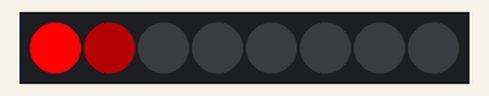
A sketch run on a simulated Arduino Uno, built with avr-gcc and run on an emulated ATmega328P. On the bench: 8 RGB LEDs in strip order, left to right.

Above: at 0.05 s.
At 0.45 s:
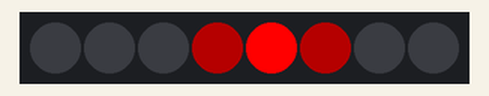
At 0.85 s:
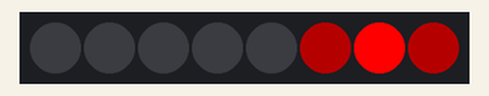
At 1.25 s:
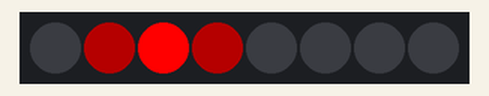
At 1.76 s:
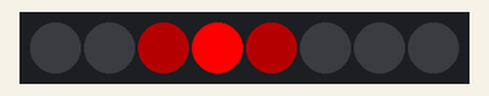
Timing chart, 0 to 40.0 s (numbered marks = the images above):
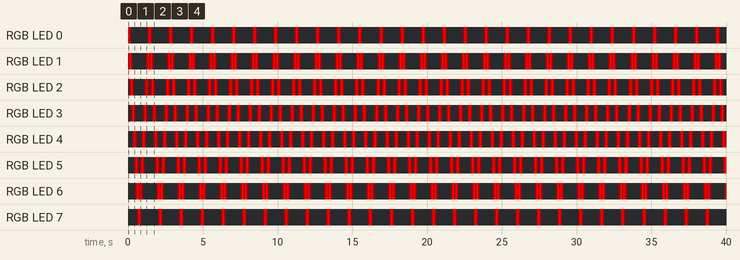

The sketch:

KNIGHT_RIDER_SCANNER.ino
```cpp
#include <Adafruit_NeoPixel.h>

#define LED_PIN   A5
#define LED_COUNT 8
//drawKnightRider(i, 255, 255, 0);

Adafruit_NeoPixel strip(LED_COUNT, LED_PIN, NEO_GRB + NEO_KHZ800);

void setup() {
  strip.begin();
  strip.clear();
  strip.show();
}

void drawKnightRider(int pos, int r, int g, int b)
{
  strip.clear();

  // hlavné svetlo
  strip.setPixelColor(pos, strip.Color(r, g, b));

  // dosvit vľavo
  if (pos > 0)
    strip.setPixelColor(pos - 1, strip.Color(r / 4, g / 4, b / 4));

  // dosvit vpravo
  if (pos < LED_COUNT - 1)
    strip.setPixelColor(pos + 1, strip.Color(r / 4, g / 4, b / 4));

  strip.show();
}

void loop()
{
  // ČERVENÝ Knight Rider

  for (int i = 0; i < LED_COUNT; i++) {
    drawKnightRider(i, 255, 0, 0);
    delay(100);
  }

  for (int i = LED_COUNT - 2; i > 0; i--) {
    drawKnightRider(i, 255, 0, 0);
    delay(100);
  }
}
```

Measured:
- by itself, RGB LED 0: repeats every 1.4 s: RGB(63, 0, 0) 0.10 s, off 1.1 s, RGB(63, 0, 0) 0.10 s, RGB(255, 0, 0) 0.10 s
- by itself, RGB LED 6: repeats every 1.4 s: 2 × (RGB(255, 0, 0) 0.10 s, RGB(63, 0, 0) 0.10 s), off 0.90 s, RGB(63, 0, 0) 0.10 s
- by itself, RGB LED 7: repeats every 1.4 s: RGB(255, 0, 0) 0.10 s, RGB(63, 0, 0) 0.10 s, off 1.1 s, RGB(63, 0, 0) 0.10 s
- by itself, RGB LED 1: repeats every 1.4 s: RGB(255, 0, 0) 0.10 s, RGB(63, 0, 0) 0.10 s, off 0.90 s, RGB(63, 0, 0) 0.10 s, RGB(255, 0, 0) 0.10 s, RGB(63, 0, 0) 0.10 s
- by itself, RGB LED 2: repeats every 1.4 s: RGB(255, 0, 0) 0.10 s, RGB(63, 0, 0) 0.10 s, off 0.70 s, RGB(63, 0, 0) 0.10 s, RGB(255, 0, 0) 0.10 s, RGB(63, 0, 0) 0.10 s, off 0.10 s, RGB(63, 0, 0) 0.10 s
